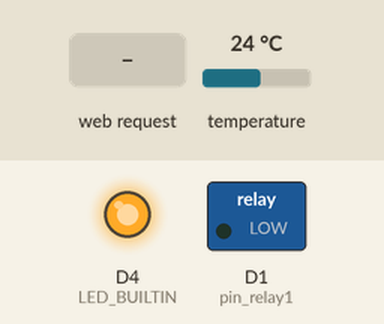
Recording of a sketch running on a simulated ESP8266 (NodeMCU). Shown: switched loads named in the sketch (green lamp = pin HIGH), output pins drawn as LEDs (lit = HIGH, except the on-board LED, lit = LOW). The inputs (shaded band) are chosen by the test bench; at power-on: temperature 24 °C. WiFi joins after 1.5 s; servers stay silent unless stated; EEPROM starts erased; not simulated (calls return 0 or success): secrets.h.

Above: at 4.4 s.
4.5 s: temperature set to 4.4 °C
At 5.6 s:
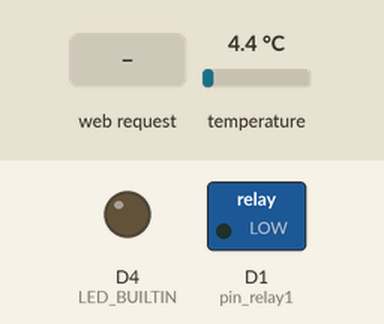
6.5 s: temperature set to 3.6 °C
At 7.3 s:
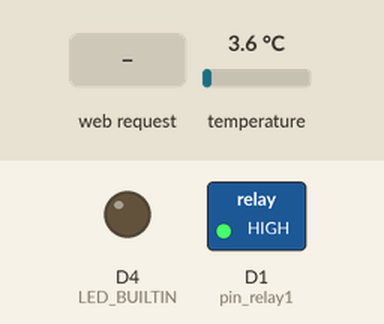
8.3 s: HTTP request GET /login received
At 8.6 s:
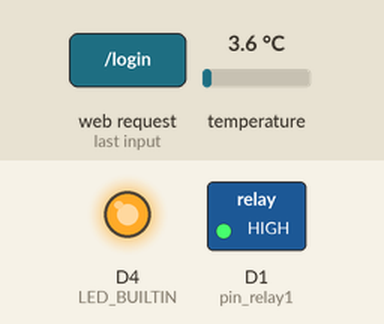
Timing chart, 0 to 20.2 s (numbered marks = the images above; inputs shaded):
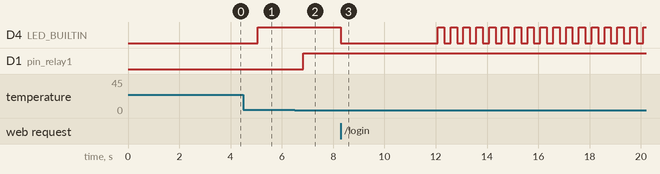

Measured:
- the behaviour switches between 4.1 and 4 °C on temperature (found by bisection; images 1 and 2)
- after the input at 6.5 s, D1 (pin_relay1): LOW → HIGH after 0.33 s
- after the input at 8.3 s, D4 (LED_BUILTIN): HIGH → LOW at once, then repeats every 0.50 s: HIGH 0.25 s, LOW 0.25 s

The sketch:

NoFreezeAuto.ino
```cpp
#include "Arduino.h"
#include <ESP8266WiFi.h>
#include <ESP8266WebServer.h>
#include <ESP8266HTTPUpdateServer.h>
#include "NoFreeze.h"
#include "NoFreezeWeb.h"
#include "Relay.h"
#include <OneWire.h>
#include <DallasTemperature.h>
#include "secrets.h"

NoFreeze nf;

extern void setservers();
#define led D4  // sygnalizacja diody led wbudowanej
#define relay D1  // do tego pinu jest podłączony przekaźnik
//#define DATE_COMPIL __TIMESTAMP__	//czas kompilacji
//String version = "1.02 Compiled: "+__DATE__+" "+__TIME__;
//String compiledate = DATE_COMPIL;
String version = ("1.2.1 z dnia " __TIMESTAMP__);

//SSID i pass do WiFi
//const char* ssid = "SSID";   // SSID sieci WiFi
//const char* password = "pass";  // password do WiFi

//const int port = 80;                 // port serwera www
extern ESP8266WebServer server; //(port);

//#define DEBUG
String slocation="Strych - łazienka";
//String slocation="Hydrofornia";
#define IP_STATIC
#ifdef IP_STATIC
IPAddress IPadr(10,110,0,112); //stały IP łazienki na strychu
//IPAddress IPadr(10,110,0,114); //stały IP hydroforni
IPAddress netmask(255,255,0,0);
IPAddress gateway(10,110,0,1);
#endif
void setup()
{
#ifdef DEBUG
 Serial.begin(115200);
#endif
//EEPROM.begin(512);
 // wyzeruj chwilowo te wartości
// timeOn = 0; // czas załączenia
// timeOff = 0; // czas wyłaczenia
 //konfiguracja pinów leda i przekaźnika
// pinMode(led0, OUTPUT);
 //pinMode(relay1, OUTPUT);

#ifdef IP_STATIC
 WiFi.config(IPadr,gateway,netmask);
#endif
 WiFi.mode(WIFI_AP_STA);
 WiFi.begin(ssid, password);
  int i=0;
  while ((WiFi.status() != WL_CONNECTED) && ( i<=20)) {        //  czekaj na połączenie z wifi
    delay(500);
    i +=1;
#ifdef DEBUG
    Serial.print(".");
#endif
  }
 if (WiFi.status() != WL_CONNECTED){
  WiFi.mode(WIFI_AP_STA); //tryb AP+STATION
  nf.led0.setOff();}// włącz LED gdy nie jest połączenie z WiFi
 else {
  WiFi.mode(WIFI_STA); //tryb STATION
  nf.led0.setOn();}// wyłącz LED gdy jest połączenie z WiFi
#ifdef DEBUG
 Serial.println("");
 Serial.println("WiFi connected");
 Serial.println(WiFi.localIP());          // Wypisz IP serwera
 Serial.println(WiFi.macAddress());      // wypisz MAC adres
// Serial.println(IPtoStr(IPadr));
#endif
 nf.led0.setPin(led);
 nf.relay1.setPin(relay);
 nf.begin();

setservers();

}

// The loop function is called in an endless loop
void loop()
{
#ifdef DEBUG
//extern sensors;
 //sensors.requestTemperatures();  // uruchom odczyt czujników temperatury
 //delay(1000);
 //temp = sensors.getTempCByIndex(0); //czytaj temperaturę w ºC
 // gdy brak czujnika ustaw temperaturę dodatnią
// tempout =  (temp==-127) ? 20 : temp;
 Serial.println(nf.tempout);  // wypisz temperaturę
 //temp = sensors.getTempCByIndex(1);  //czytaj temperaturę w ºC
 // gdy brak czujnika ustaw temperaturę dodatnią
 //tempinput =  (temp==-127) ? 21 : temp;
 Serial.println(nf.tempinput);  // wypisz temperaturę
#endif

 nf.working();
 server.handleClient();
 // załączenie LED wbudowanej gdy brak połączenia z WiFi
 if (WiFi.status() != WL_CONNECTED){
   nf.led0.setOff();
   if (WiFi.getMode() != WIFI_AP_STA){
   WiFi.mode(WIFI_AP_STA);}
 }
 else{ // wyłącz LED gdy jest połączenie z WiFi
   nf.led0.setOn();
    if (WiFi.getMode() != WIFI_STA){
    WiFi.mode(WIFI_STA);}
 }
 if (!nf.bmode) {
  nf.led0.setOff(); // włącz sygnalizację trybu MANUAL (LED ESP8266)
  delay(250);
  nf.led0.setOn(); // wyłącz sygnalizację trybu MANUAL (LED ESP8266)
  delay(250);
 }
}
```

NoFreeze.cpp
```cpp
/*
 * NoFreeze.cpp
 *
 *  Created on: 21.09.2016
 *      Author: jant
 */

//#include <Arduino.h>
#include <DallasTemperature.h>
#include <OneWire.h>
#include "NoFreeze.h"
#include "Relay.h"
#include <EEPROM.h>

#define pin_relay1 D1  // pin z przekaźnikiem
#define pin_LED LED_BUILTIN // pin z wbudowanym LED
#define pinOW D2	// pin z szyną 1-Wire

OneWire oneWire(pinOW);
DallasTemperature sensors(&oneWire);

unsigned long fminutes( int minutes)
{
	return (millis()+(60000*minutes)); //1000ms*60sek
}

NoFreeze::NoFreeze() {
	led0.setPin(pin_LED);
//	led0.begin();
	relay1.setPin(pin_relay1);
//	relay1.begin();
	EEPROM.begin(64);
}

NoFreeze::~NoFreeze() {
	// TODO Auto-generated destructor stub
}

void NoFreeze::setAuto(){bmode = true;}

void NoFreeze::setManual(){bmode = false;}

bool NoFreeze::readMode(){return bmode;}

void NoFreeze::setTimeOn(){
	timeOn = fminutes(minutesOn);
}
void NoFreeze::readAddressTemp(void){
	//DeviceAddress AddrTemp;
	sensors.getAddress(AddrTemp, 0);
	return ;
}

String NoFreeze::adr2str(DeviceAddress Adr){
//	char const hex_chars[16] = { '0', '1', '2', '3', '4', '5', '6', '7', '8', '9', 'A', 'B', 'C', 'D', 'E', 'F' };
	String adrstr;
	for( int i = 0; i < 8; i++ )
	{
	    char const byte = Adr[i];

	    adrstr += hex_chars[ ( byte & 0xF0 ) >> 4 ];
	    adrstr += hex_chars[ ( byte & 0x0F ) >> 0 ];
	}

	  return adrstr;
}

void NoFreeze::setAddressTempIn(void){
	readAddressTemp();
	memcpy(AddrTempIn,AddrTemp,sizeof(AddrTemp));
	saveEEProm();
	return;
}
void NoFreeze::setAddressTempOut(void){
	readAddressTemp();
	memcpy(AddrTempOut,AddrTemp,sizeof(AddrTemp));
	saveEEProm();
	return ;
}
void NoFreeze::readEEProm(void){
	int offset = 16;
	for (int i=0; i<8; i++){
		AddrTempIn[i] = EEPROM.read(i);
		AddrTempOut[i] = EEPROM.read(i+offset);
	}
	return;
}
void NoFreeze::saveEEProm(void){
	int offset = 16;
	for (int i=0; i<8; i++){
		EEPROM.write(i,AddrTempIn[i]);
		EEPROM.write(i+offset,AddrTempOut[i]);
	}
	EEPROM.commit();
	return;
}
void NoFreeze::setTimeOff(){
	timeOff = fminutes(minutesOff);
}
void NoFreeze::begin(){
//	NoFreeze();
	led0.begin();
	relay1.begin();
	readEEProm();
	readTemp();
}
void NoFreeze::readTemp(){
	sensors.requestTemperatures(); //uruchom odczyt czyjników temperatury
	delay(1000);
	temp = sensors.getTempC((uint8_t*)AddrTempIn);  //czytaj temperaturę w ºC
	// gdy brak czujnika ustaw temperaturę dodatnią
	tempinput =  (temp==-127) ? 30 : temp;
	if (tempinput<tempMiniIn) tempMiniIn=tempinput;
	temp = sensors.getTempC((uint8_t*)AddrTempOut);  //czytaj temperaturę w ºC
	// gdy brak czujnika ustaw temperaturę dodatnią
	tempout =  (temp==-127) ? 31 : temp;
	if (tempout<tempMiniOut) tempMiniOut=tempout;
}
float NoFreeze::readTempIn(){
	sensors.requestTemperatures();
	delay(1000);
	return sensors.getTempC((uint8_t*)AddrTempIn);
}
float NoFreeze::readTempOut(){
	sensors.requestTemperatures();
	delay(1000);
	return sensors.getTempC((uint8_t*)AddrTempOut);
}

void NoFreeze::working(){
	if (timeM <= millis()){ setAuto();} // sprawdzaj czas trwnia MANUAL, gdy minie przełącz na AUTO
		/////// AUTO
	if (bmode) {  // praca w trybie AUTO
		if (timeOn<=millis())// || timeOff<=millis())  // gdy minął czas załączenia i rozłączenia
		  {
			readTemp();
			// gdy temperatura wewnątrz spadnie poniżej tempi2
			// lub gdy temperatura na zewnątrz spadnie poniżej tempo
			// i temperatura wewnątrz spadnie poniżej tempi
			// włącz przkaźnik i oblicz czas załączenia
			if (((tempinput <= tempi) || (tempout <= tempo)) && (tempinput <= tempi2))
			{
			 timeOn = fminutes(minutesOn);  // oblicz czas załączenia
			 relay1.setOn(); // załącz przekaźnik 1
			 timeSetOn += minutesOn;
			}

			else
			 {  // w przeciwnym razie, gdy przekaźnik załączony, wyłącz przekaźnik
				// i oblicz czas wyłączenia
				if (relay1.read()==1){
				 relay1.setOff();
			 	 timeOff = fminutes(minutesOff);  // oblicz czas wyłączenia
				}
			 }
		  }
	  }
	////////end AUTO
}
```

NoFreeze.h
```cpp
/*
 * NoFreeze.h
 *
 *  Created on: 22.09.2016
 *      Author: jant
 *
 * Układ zabezpieczajacy przed zamarzaniem.
 * W zależności od temperatury zewnętrznej i wenętrznej załączany jest przekaźnik,
 * który powoduje załączenie grzejnika  podnoszącego temperaturę w pomieszczeniu.
 * Gdy temperatura wewnątrz spadnie do temperatury tempi i temperatura na zewnątrz
 * spadnie poniżej temperatury tempo - załączany jest grzejnik.
 * Gdy temperatura wewnątrz spadnie poniżej tempi2,
 * (niezależnie od temperatury tempout) też załączany jest grzejnik.
 * Grzejnik załączany jest na czas minutesOn, przez ten czas nie jest kontrolowana temperatura.
 * Po tym czasie obliczany jest czas minutesOff (czas wyłączenia grzejnika),
 * w tym czasie też nie jest kontrolowana temperatura.
 * Temperatura jest kontrolowana, gdy miną oba czasy (minutesOn i minutesOff).
 * Układ może pracować bez czujnika temperatury zewnętrznej, grzejnik
 * załącza się gdy temperatura wewnątrz spadnie poniżej tempi2.
 * Gdy brak czujnika temperatury, to wyświetlana jest temperatura -127 ºC.
 * Wejście w trybu MANUAL po zalogowaniu się http://IP/login lub wciśnięciu tryb MANUAL.
 * tryb "MANUAL" umożliwia ręczne przełączanie stanu przekaźnika
 * po określomym czasie (ileM), gdy nic nie jest zmieniane -
 * automatycznie przechodzi w stan AUTO.
 * MANUAL sygnalizowany jest migotaniem LED-a wmontowanego w układ ESP8266 ESP-12E,
 * istnieje możliwość ręcznego załączenia przkaźnika.
 * Tryb "AUTO" - automatyczne sterowanie przekaźnikiem
 *                zależnie od temperatury
 */


#ifndef NOFREEZE_H_
#define NOFREEZE_H_

#include "Relay.h"
#include <DallasTemperature.h>
// oblicza czas w ms kiedy ma sie zakończyć czynnoś,
// która ma trwać podaną ilość minut
unsigned long fminutes( int );
//zbiór licz szesnastkowych potrzebny do zamiany
// adresu na string
char const hex_chars[16] = { '0', '1', '2', '3', '4', '5', '6', '7', '8', '9', 'A',   'B','C','D','E','F'};

class NoFreeze {
public:
	float tempout = 30.0; //temperatura na zewnatrz
	float tempinput = 31.0; // teperatura wewnątrz
	DeviceAddress AddrTemp; //adres pomocniczy czujnika temperatury
	DeviceAddress AddrTempIn; //adres wewnętrznego czujnika temperatury
	DeviceAddress AddrTempOut; //adres zewnętrznego czujnika temperatury
	int minutesOn = 10; // ile minut ma być włączony grzejnik
	int minutesOff = 3; // ile minut czekać na ponowne załączenie
	unsigned long timeOn = 0; //czas załączenia przekaźnika
	unsigned long timeOff = 0;  //czas wyłączenia przekaźnika
	double long timeM = 0; //czas rozpoczecia trybu manual
	float tempo = -3; // próg temperatury zewnętrznej
	float tempi = 5; // próg pierwszy temperatury wewnętrznej
	float tempi2 = 4; // próg drugi temperatury wewnętrznej
	float temp = 0; // zmienna pomocnicza
	float tempMiniIn = 30; //osiagnięta temperatura mininimalna IN
	float tempMiniOut = 30; //osiagnięta temperatura mininimalna OUT
	bool bmode = true; // tryb pracy true = AUTO, false = MANUAL
	Relay relay1; // przekaźnik 1
	Relay led0; // LED wbudowany
	volatile unsigned long timeSetOn = 0; //suma czasu (minut) załączenia grzejnika

public:
	NoFreeze();
	virtual ~NoFreeze();
	void begin(); //uruchom obiekt
	void setAuto(); //ustaw tryb AUTO
	void setManual(); //ustaw tryb MANUAL
	void readTemp(); //czyta wszystkie czujniki temperatury
	float readTempIn(); //podaje temperaturę wewnętrzną
	float readTempOut(); //podaje temperaturę zewnętrzną
	void readAddressTemp(); //czyta adres czujnika na pozycji 0
	void setAddressTempIn(void); //odczytany adres przydziela czujnikowi wewnętrznemu
	void setAddressTempOut(void); //odczytany adres przydziela czujnikowi zewnętrznemu
	bool readMode(); //podaje jaki tryb ustawiony true dla AUTO lub false dla MANUAL
	void working(); //główny program
	void setTimeOn();  //czas załaczenia przekaźnika
	void setTimeOff(); //czas wyłączenia przekaźnika
    String adr2str(DeviceAddress); //zamienia adres na string
    void readEEProm(void); //czyta adresy z EEPROM
    void saveEEProm(void); //zapisuje adresy do EEPROM
};
#endif /* NOFREEZE_H_ */
```

NoFreezeWeb.h
```cpp
/*
 * NoFreezeWeb.h
 *
 *  Created on: 22.09.2016
 *      Author: jant
 */

#ifndef NOFREEZEWEB_H_
#define NOFREEZEWEB_H_

//#include <ESP8266WiFi.h>
#include <ESP8266WebServer.h>
#include <ESP8266HTTPUpdateServer.h>

String HTMLHeader();
String HTMLFooter();
String HTMLPage();
String HTMLPage1();
String HTMLPage2();
void setservers(void);

#endif /* NOFREEZEWEB_H_ */
```

Relay.cpp
```cpp
// (licence header left out)
#include <Arduino.h>
#include "Relay.h"

Relay::Relay() {
	pin = 0;
}

Relay::~Relay()
{

}
void Relay::begin(void)
{
	pinMode(pin, OUTPUT);
	digitalWrite(pin, LOW);
}

void Relay::setOn(void)
{
	digitalWrite(pin, HIGH);
}
void Relay::setOff(void)
{
	digitalWrite(pin, LOW);
}
int Relay::read(void)
{
	return digitalRead(pin);
}
void Relay::setPin(int p){
	pin = p;
}
```

Relay.h
```cpp
// (licence header left out)
#ifndef RELAY_H_
#define RELAY_H_

class Relay {
	int pin;
public:
	Relay();
	virtual ~Relay();
	void setPin(int);
	void begin();
	void setOn();
	void setOff();
	int read();
};
#endif /* RELAY_H_ */
```

Source omitted: NoFreezeWeb.cpp (7721 bytes)
